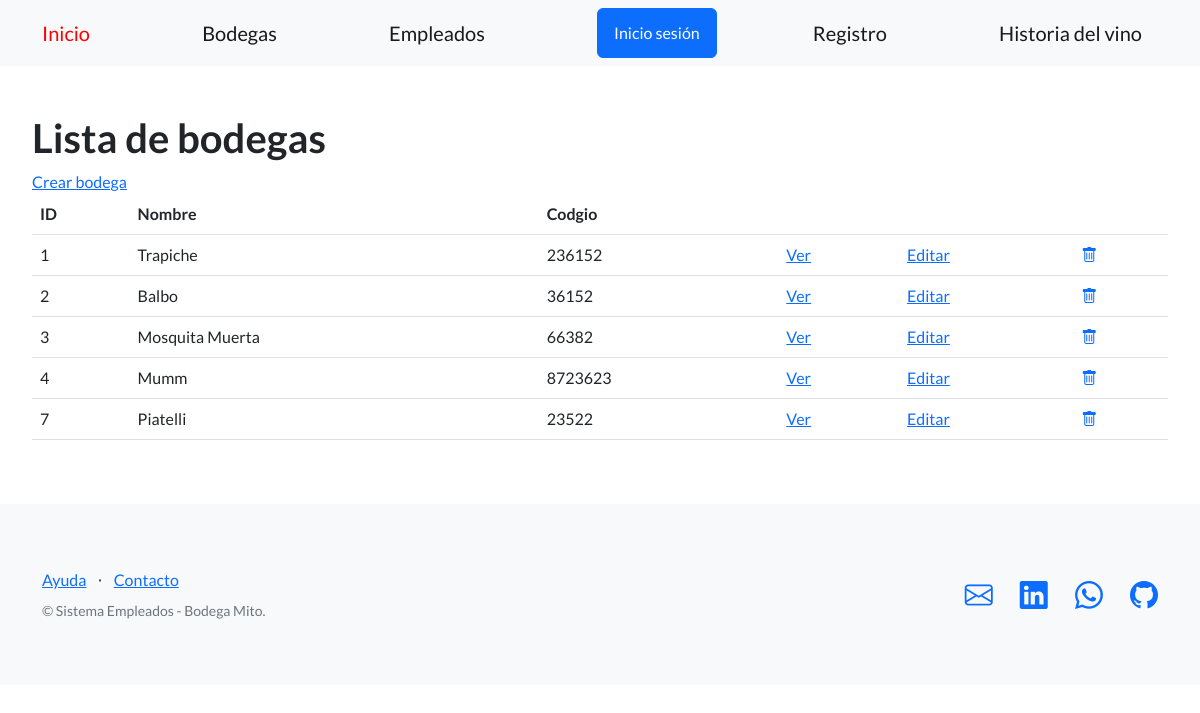
Page /empleados/bodegas/ on the earlier database version.
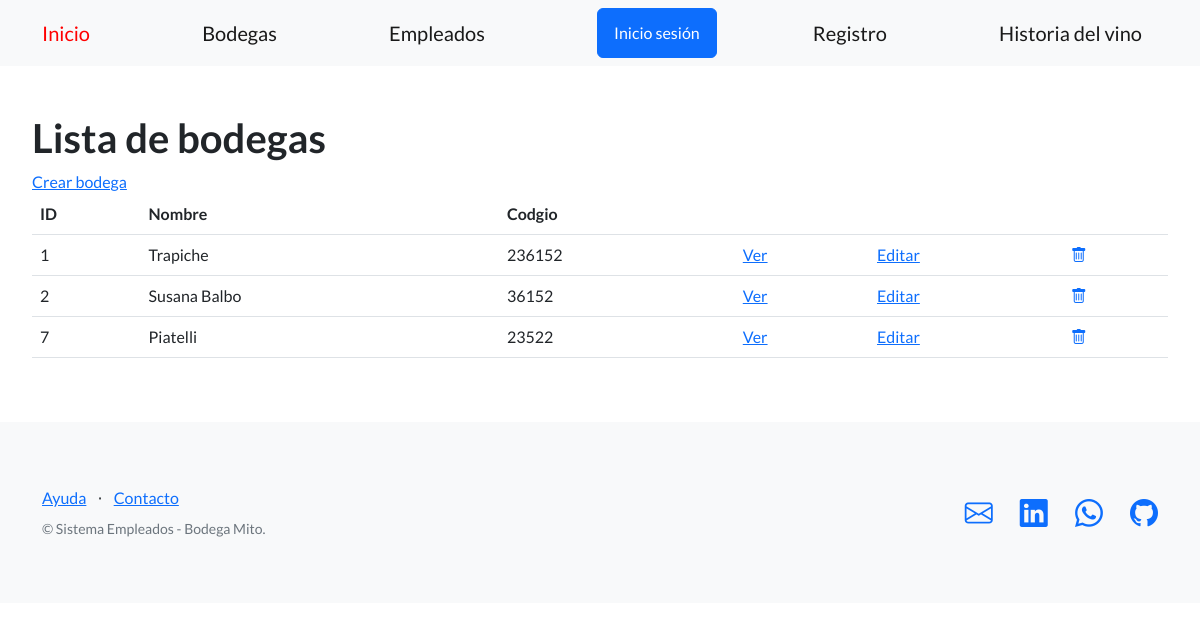
Same page on the later database version.
### control_empleados/models.py (models this page shows, shortened)
class Bodega(models.Model):
    nombre = models.CharField(max_length=64)
    codigo = models.IntegerField()

### control_empleados/views.py (the view)
# urls.py: path('bodegas/', BodegaListView.as_view(), name='listar_bodegas'),
class BodegaListView(ListView):
    model = Bodega
    template_name='control_empleados/listar_bodegas.html'

### control_empleados/templates/control_empleados/listar_bodegas.html (shortened to what this page needs)
{% extends "base.html" %}
{% block contenido %}
<section>
 <div>
   <h1>Lista de bodegas</h1>
   <a href="{% url 'cargar_bodega' %}">Crear bodega</a>
   <br>
   <table class="table">
     <tbody>
       <tr>
         <th>ID</th>
         <th>Nombre</th>
         <th>Codgio</th>
         <td></td>
         <td></td>
         <td></td>
       </tr>
       {% for bodega in object_list %}
       <tr>
         <td>{{ bodega.id }}</td>
         <td>{{ bodega.nombre }}</td>
         <td>{{ bodega.codigo }}</td>
         <td>
          <a href="{% url 'ver_bodegas' bodega.id %}">Ver</a>
        </td>
         <td>
           <a href="{% url 'editar_bodegas' bodega.id %}">Editar</a>
         </td>
         <td>
           <a href="{% url 'eliminar_bodegas' bodega.id %}">
             <i class="bi bi-trash"></i>
           </a>
         </td>
       </tr>
       {% endfor %}
     </tbody>
   </table>
 </div>
</section>
{% endblock contenido %}

### templates_base/base.html (shortened to what this page needs)
{% load static %}
<!DOCTYPE html>
<html lang="en">
    <head>
        <link href="https://cdn.jsdelivr.net/npm/bootstrap-icons@1.5.0/font/bootstrap-icons.css" rel="stylesheet" type="text/css" />
        <link href="{% static 'css/styles.css' %}" rel="stylesheet" />
    </head>
    <body>
        <nav class="navbar navbar-light bg-light static-top">
            <div class="container">
                <a class="navbar-brand" style="color: red;" href="{% url 'inicio' %}" >Inicio</a>
                <a class="navbar-brand" href="{% url 'listar_bodegas' %}">Bodegas</a>
                <a class="navbar-brand" href="{% url 'lista_empleados' %}">Empleados</a>
                {% if user.is_authenticated %}
                <a class="navbar-brand" href="{% url 'logout' %}">Cierre sesión</a>
                {% else %}
                <a class="btn btn-primary" href="{% url 'login' %}">Inicio sesión</a>
                <a class="navbar-brand" href="{% url 'registro' %}">Registro</a>
                {% endif %}
                <a class="navbar-brand" href="https://es.wikipedia.org/wiki/Historia_del_vino">Historia del vino</a>
            </div>
        </nav>
        <section style="padding:3rem 2rem;">
            {% block contenido %} {% endblock contenido %}
        </section>
        <footer class="footer bg-light">
            <div class="container">
                <div class="row">
                    <div class="col-lg-6 h-100 text-center text-lg-start my-auto">
                        <ul class="list-inline mb-2">
                            <li class="list-inline-item"><a href="#!">Ayuda</a></li>
                            <li class="list-inline-item">⋅</li>
                            <li class="list-inline-item"><a href="mailto:gomedie1974@hotmail.com.ar">Contacto</a></li>
                        </ul>
                        <p class="text-muted small mb-4 mb-lg-0">&copy; Sistema Empleados - Bodega Mito.</p>
                    </div>
                    <div class="col-lg-6 h-100 text-center text-lg-end my-auto">
                        <ul class="list-inline mb-0">
                            <li class="list-inline-item me-4">
                                <a href="mailto:gomedie1974@hotmail.com.ar"><i class="bi-envelope fs-3"></i></a>
                            </li>
                            <li class="list-inline-item me-4">
                                <a href="https://www.linkedin.com/in/diegogomez1974/"><i class="bi-linkedin fs-3"></i></a>
                            </li>
                            <li class="list-inline-item me-4">
                                <a href="https://wa.me/1141685220" target="_blank" rel="noopener noreferrer" title="Chatear por WhatsApp">
                                    <i class="bi-whatsapp fs-3"></i></a>
                            </li>
                            <li class="list-inline-item">
                                <a href="https://github.com/gomedie1974"><i class="bi-github fs-3"></i></a>
                            </li>
                        </ul>
                    </div>
                </div>
            </div>
        </footer>
    </body>
</html>

Differences in the rows shown:
removed Bodega: id "3", nombre "Mosquita Muerta", codigo "66382"
removed Bodega: id "4", nombre "Mumm", codigo "8723623"
changed Bodega id 2: nombre "Balbo" → "Susana Balbo"
